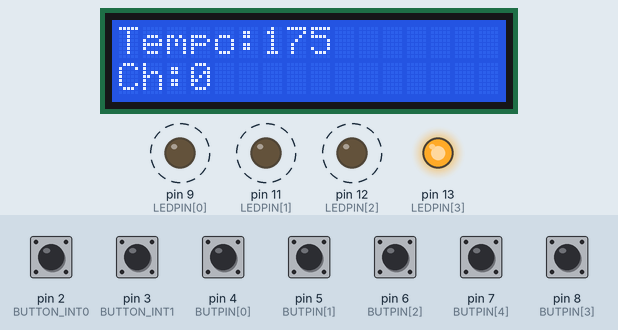
This sketch was run on a simulated Arduino Uno, built with avr-gcc and run on an emulated ATmega328P. Parts: 16×2 character LCD, output pins drawn as LEDs (lit = HIGH). Dashed ring = blinking. The inputs (shaded band) are chosen by the test bench; at power-on: pin 2 (BUTTON_INT0), pin 3 (BUTTON_INT1), pin 4 (BUTPIN[0]), pin 5 (BUTPIN[1]), pin 6 (BUTPIN[2]), pin 7 (BUTPIN[4]), pin 8 (BUTPIN[3]) HIGH. MIDI output is not drawn.

Above: at 0.69 s.
1.3 s: pin 2 (BUTTON_INT0) pulled LOW for 0.15 s
At 1.56 s:
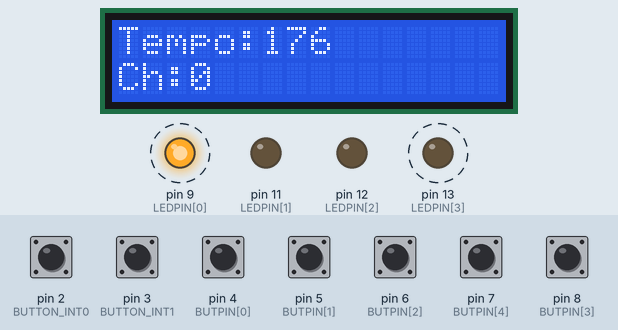
2.9 s: pin 5 (BUTPIN[1]) pulled LOW for 0.15 s
At 3.14 s:
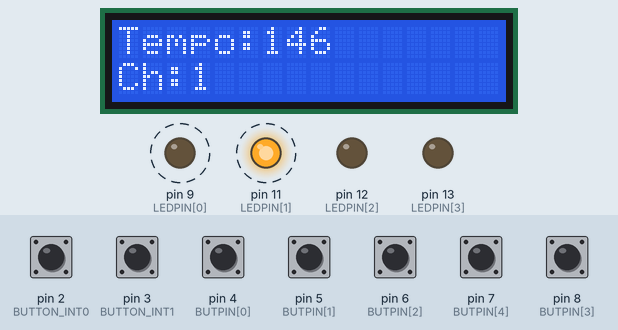
4.5 s: pin 6 (BUTPIN[2]) pulled LOW for 0.15 s
At 4.67 s:
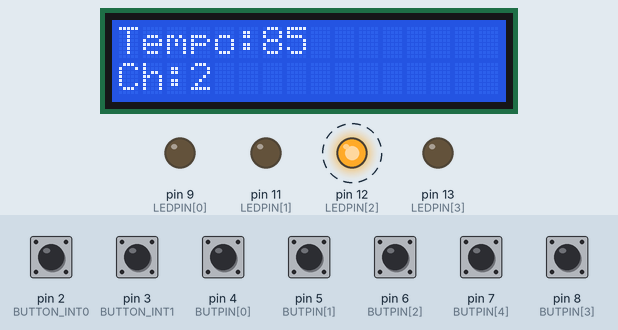
6.1 s: pin 3 (BUTTON_INT1) pulled LOW for 0.15 s
At 6.58 s:
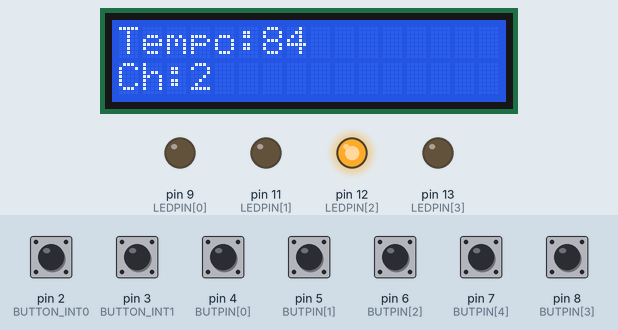
7.7 s: pin 7 (BUTPIN[4]) pulled LOW for 0.15 s
At 8.14 s:
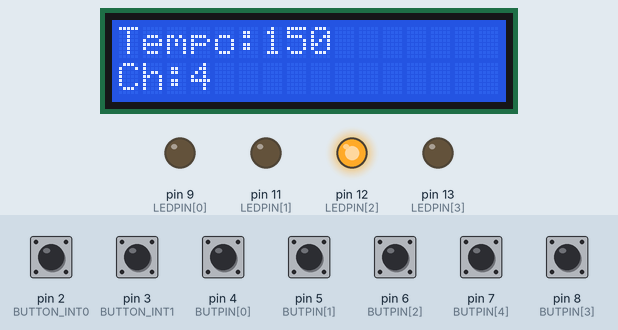
9.3 s: pin 8 (BUTPIN[3]) pulled LOW for 0.15 s
At 9.7 s:
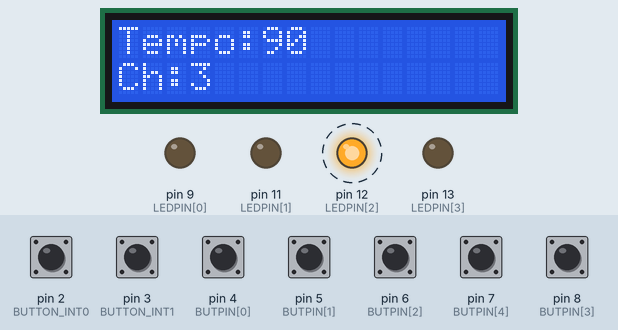
Timing chart, 0 to 13.4 s (numbered marks = the images above; inputs shaded):
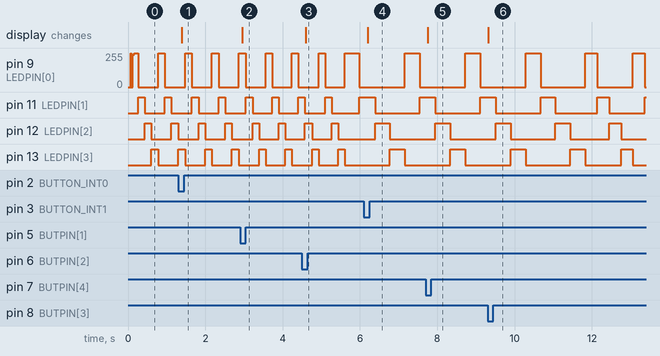

The sketch:

MIDI_DrumMachineLCD_BUTTON_BPM32beat.ino
```cpp
// Arduino MIDI Drum sequencer
// Sending MIDI messages to the host PC.
// DAW: Waveform Free
//
// Author: Tara-chang
//
// Revision History:
// Date        |    Author    |  Change
// ---------------------------------------------------
// 2021-05-09  |  Tara-chang  |  Initial Release
// 2021-05-09  |  Tara-chang  |  Added LCD and Trimpot to tempo control
// 2021-05-16  |  Tara-chang  |  Added BUTTONS to change channel
// 2021-05-19  |  Tara-chang  |  Sixteenth note available

#include <LiquidCrystal_I2C.h>
LiquidCrystal_I2C lcd(0x27, 16, 2);
#include <MIDI.h>
MIDI_CREATE_DEFAULT_INSTANCE();

#include <avr/io.h>
#include <avr/interrupt.h>

#define CRUSH 49 //C#3
#define KICK 36 //C2
#define CLAP 39 //D#2
#define SNARE 38 //D2
#define RIDE 51 //D#3
#define HITOM 50 //D3
#define MIDTOM 48 //C3
#define LOWTOM 45 //A2
#define OPHIHAT 46 //A#2
#define CLHIHAT 42//F#2

byte DRUM[] = {SNARE, KICK, CLHIHAT, OPHIHAT, CRUSH, RIDE};
byte VELOCITY[] = {127, 100, 70, 70, 60, 60};
int BPMLIST[] = {175, 146, 85, 90, 150};
const byte NUM_DRUM = sizeof(DRUM)/sizeof(DRUM[0]);

byte CHANNELS[] = {0, 1, 2, 3, 4};
byte BUTPIN[] =   {4, 5, 6, 8, 7};
byte LEDPIN[] =   {9,11,12,13};

boolean RTM0[6][8][4] = {//the number of instruments, note, beat
 //1          2         3         4         5         6         7         8
  {{0,0,0,0},{1,0,0,0},{0,0,0,0},{1,0,0,0},{0,0,0,0},{1,0,0,0},{0,0,0,0},{1,0,0,0}},//SNARE
  {{1,0,0,0},{0,0,1,0},{1,0,0,0},{0,0,1,0},{0,0,1,0},{0,0,0,0},{1,1,1,1},{0,0,0,0}},//KICK
  {{0,0,0,0},{0,0,0,0},{0,0,0,0},{0,0,0,0},{0,0,0,0},{0,0,0,0},{0,0,0,0},{0,0,0,0}},//CLHIHAT
  {{0,0,0,0},{0,0,0,0},{0,0,0,0},{0,0,0,0},{0,0,0,0},{0,0,0,0},{0,0,0,0},{0,0,0,0}},//OPHIHAT
  {{0,0,0,0},{0,0,0,0},{0,0,0,0},{0,0,0,0},{0,0,0,0},{0,0,0,0},{0,0,0,0},{0,0,0,0}},//CRUSH
  {{0,0,0,0},{0,0,0,0},{0,0,0,0},{0,0,0,0},{0,0,0,0},{0,0,0,0},{0,0,0,0},{0,0,0,0}}//RIDE
};

boolean RTM1[6][8][4] = {//the number of instruments, note, beat
 //1          2         3         4         5         6         7         8
  {{0,0,0,0},{1,0,0,0},{0,0,0,0},{1,0,0,0},{0,0,0,0},{1,0,0,0},{0,0,0,0},{1,0,0,0}},//SNARE
  {{1,0,1,0},{1,0,1,0},{1,0,1,0},{1,0,1,0},{1,0,1,0},{1,0,0,0},{1,1,1,1},{1,0,0,0}},//KICK
  {{0,0,0,0},{0,0,0,0},{0,0,0,0},{0,0,0,0},{0,0,0,0},{0,0,0,0},{0,0,0,0},{0,0,0,0}},//CLHIHAT
  {{1,0,0,0},{1,0,0,0},{1,0,0,0},{1,0,0,0},{1,0,0,0},{1,0,0,0},{1,0,0,0},{1,0,0,0}},//OPHIHAT
  {{1,0,0,0},{0,0,0,0},{0,0,0,0},{0,0,0,0},{1,0,0,0},{0,0,0,0},{0,0,0,0},{0,0,0,0}},//CRUSH
  {{0,0,0,0},{0,0,0,0},{0,0,0,0},{0,0,0,0},{0,0,0,0},{0,0,0,0},{0,0,0,0},{0,0,0,0}}//RIDE
};


boolean RTM2[6][8][4] = {//the number of instruments, note, beat
 //1          2         3         4         5         6         7         8
  {{0,0,0,0},{1,0,0,0},{0,0,0,0},{1,0,0,0},{0,0,0,0},{1,0,0,0},{0,0,0,0},{1,0,0,0}},//SNARE
  {{1,0,0,0},{0,0,1,0},{1,0,0,0},{0,0,1,0},{0,0,1,0},{0,0,0,0},{1,1,1,1},{0,0,0,0}},//KICK
  {{0,0,0,0},{0,0,0,0},{0,0,0,0},{0,0,0,0},{0,0,0,0},{0,0,0,0},{0,0,0,0},{0,0,0,0}},//CLHIHAT
  {{0,0,0,0},{0,0,0,0},{0,0,0,0},{0,0,0,0},{0,0,0,0},{0,0,0,0},{0,0,0,0},{0,0,0,0}},//OPHIHAT
  {{0,0,0,0},{0,0,0,0},{0,0,0,0},{0,0,0,0},{0,0,0,0},{0,0,0,0},{0,0,0,0},{0,0,0,0}},//CRUSH
  {{0,0,0,0},{0,0,0,0},{0,0,0,0},{0,0,0,0},{0,0,0,0},{0,0,0,0},{0,0,0,0},{0,0,0,0}}//RIDE
};

boolean RTM3[6][8][4] = {//the number of instruments, note, beat
 //1          2         3         4         5         6         7         8
  {{0,0,0,0},{1,0,0,0},{0,0,0,0},{1,0,0,0},{0,0,0,0},{1,0,0,0},{0,0,0,0},{1,0,0,0}},//SNARE
  {{1,0,0,0},{0,0,1,0},{1,0,0,0},{0,0,1,0},{0,0,1,0},{0,0,0,0},{1,1,1,1},{0,0,0,0}},//KICK
  {{0,0,0,0},{0,0,0,0},{0,0,0,0},{0,0,0,0},{0,0,0,0},{0,0,0,0},{0,0,0,0},{0,0,0,0}},//CLHIHAT
  {{0,0,0,0},{0,0,0,0},{0,0,0,0},{0,0,0,0},{0,0,0,0},{0,0,0,0},{0,0,0,0},{0,0,0,0}},//OPHIHAT
  {{0,0,0,0},{0,0,0,0},{0,0,0,0},{0,0,0,0},{0,0,0,0},{0,0,0,0},{0,0,0,0},{0,0,0,0}},//CRUSH
  {{0,0,0,0},{0,0,0,0},{0,0,0,0},{0,0,0,0},{0,0,0,0},{0,0,0,0},{0,0,0,0},{0,0,0,0}}//RIDE
};

boolean RTM4[6][8][4] = {//the number of instruments, note, beat
 //1          2         3         4         5         6         7         8
  {{0,0,0,0},{1,0,0,0},{0,0,0,0},{1,0,0,0},{0,0,0,0},{1,0,0,0},{0,0,0,0},{1,0,0,0}},//SNARE
  {{1,0,0,0},{0,0,1,0},{1,0,0,0},{0,0,1,0},{0,0,1,0},{0,0,0,0},{1,1,1,1},{0,0,0,0}},//KICK
  {{0,0,0,0},{0,0,0,0},{0,0,0,0},{0,0,0,0},{0,0,0,0},{0,0,0,0},{0,0,0,0},{0,0,0,0}},//CLHIHAT
  {{0,0,0,0},{0,0,0,0},{0,0,0,0},{0,0,0,0},{0,0,0,0},{0,0,0,0},{0,0,0,0},{0,0,0,0}},//OPHIHAT
  {{0,0,0,0},{0,0,0,0},{0,0,0,0},{0,0,0,0},{0,0,0,0},{0,0,0,0},{0,0,0,0},{0,0,0,0}},//CRUSH
  {{0,0,0,0},{0,0,0,0},{0,0,0,0},{0,0,0,0},{0,0,0,0},{0,0,0,0},{0,0,0,0},{0,0,0,0}}//RIDE
};

byte NUM_BEAT[] = {//beat = ♪数
  sizeof(RTM0[0][0])/sizeof(RTM0[0][0][0]),
  sizeof(RTM1[0][0])/sizeof(RTM1[0][0][0]),
  sizeof(RTM2[0][0])/sizeof(RTM2[0][0][0]),
  sizeof(RTM3[0][0])/sizeof(RTM3[0][0][0]),
  sizeof(RTM4[0][0])/sizeof(RTM4[0][0][0])};

byte NUM_NOTE[] = {//note = 拍数
  sizeof(RTM0[0])/sizeof(RTM0[0][0]),
  sizeof(RTM1[0])/sizeof(RTM1[0][0]),
  sizeof(RTM2[0])/sizeof(RTM2[0][0]),
  sizeof(RTM3[0])/sizeof(RTM3[0][0]),
  sizeof(RTM4[0])/sizeof(RTM4[0][0])};

byte nt = 0;
byte in = 0;
byte bt = 0;
byte i = 0;
byte BPM = 0; //X beats/60sec = 60/X sec/beat
byte interval;// = 60/double(BPM)*(4/double(NUM_BEAT))*1000; //

boolean changed = 1;

const byte NUM_CHANNELS = sizeof(CHANNELS)/sizeof(CHANNELS[0]);
const byte NUM_BUTPIN = sizeof(BUTPIN)/sizeof(BUTPIN[0]);
const byte NUM_LEDPIN = sizeof(LEDPIN)/sizeof(LEDPIN[0]);

byte NEXT_CHANNEL = 1;
byte CHANNEL = 0;
byte BUTTON_INT0 = 2;
byte BUTTON_INT1 = 3;

byte firstline;
byte secondline;
byte nowchannel;

void setup()
{
  Serial.begin(115200);
  MIDI.begin(4); //

  for (i=0;i<NUM_BUTPIN;i++){
    pinMode(BUTPIN[i], INPUT);
    digitalWrite(BUTPIN[i], HIGH);
  }
  for (i=0;i<NUM_LEDPIN;i++){
    pinMode(LEDPIN[i], OUTPUT);
    digitalWrite(LEDPIN[i], LOW);
  }

  lcd.init();
  lcd.backlight();
  lcd.clear();

  pinMode(BUTTON_INT0, INPUT);
  digitalWrite(BUTTON_INT0, HIGH);    // Enable pullup resistor
  pinMode(BUTTON_INT1, INPUT);
  digitalWrite(BUTTON_INT1, HIGH);

  EICRA |= (1 << ISC01);    // Trigger on falling edge
  EIMSK |= (1 << INT0);     // Enable external interrupt INT0 = pin2
  EICRA |= (1 << ISC11);    // Trigger on falling edge
  EIMSK |= (1 << INT1);     // Enable external interrupt INT1 = pin3
  sei();                    // Enable global interrupts

}

ISR(INT0_vect)//pin2
{
  BPMLIST[CHANNEL]++;
  changed =1;
}

ISR(INT1_vect)//pin3
{
  changed =1;
  BPMLIST[CHANNEL]--;
}


void loop(){
  for (bt = 0; bt < NUM_BEAT[CHANNEL] ; bt++){
    for (nt = 0; nt < NUM_NOTE[CHANNEL] ; nt++){
      digitalWrite(LEDPIN[nt/(NUM_NOTE[CHANNEL]/4)], HIGH);
      for (in = 0; in < NUM_DRUM; in++){

        if (GetRTM(CHANNEL, in, nt, bt)){
        MIDI.sendNoteOn(DRUM[in],VELOCITY[in],1);  // (pitch, velocity, channel)
        MIDI.sendNoteOff(DRUM[in],0,1);   //
        }
      }
      NEXT_CHANNEL = Getchannel(CHANNEL);
      if((changed)){
        LCDisplay(BPMLIST[NEXT_CHANNEL],NEXT_CHANNEL);
        changed=0;
      }
      delay(interval);
      digitalWrite(LEDPIN[nt/(NUM_NOTE[CHANNEL]/4)], LOW);
      }
  }

  CHANNEL = NEXT_CHANNEL;
  BPM = BPMLIST[NEXT_CHANNEL];
  interval = 60/double(BPM)*(4/double(NUM_BEAT[CHANNEL]))*1000;


}
byte Getchannel(byte oldchannel){
    for (i=0;i<NUM_BUTPIN;i++){
      if ((digitalRead(BUTPIN[i])==LOW)){
        nowchannel = CHANNELS[i];
        changed=1;
      }
      else{
      }
    }
    return nowchannel;
}

boolean GetRTM(byte nowchannel, byte in, byte nt, byte bt){
    if(nowchannel==0){return RTM0[in][nt][bt];}
    else if(nowchannel==1){return RTM1[in][nt][bt];}
    else if(nowchannel==2){return RTM2[in][nt][bt];}
    else if(nowchannel==3){return RTM3[in][nt][bt];}
    else if(nowchannel==4){return RTM4[in][nt][bt];}
    else{return 0;}
}

void LCDisplay(byte firstline, byte secondline){
    lcd.clear();
    lcd.setCursor(0, 0);
    lcd.print("Tempo:"+String(firstline));
    lcd.setCursor(0, 1);
    lcd.print("Ch:"+String(secondline));
}
```

Measured:
- after the input at 1.3 s, the display: changes after 0.10 s (image 1)
- after the input at 2.9 s, the display: changes after 0.06 s (image 2)
- after the input at 4.5 s, the display: changes after 0.09 s (image 3)
- after the input at 6.1 s, the display: changes after 0.10 s (image 4)
- after the input at 7.7 s, the display: changes after 0.06 s (image 5)
- after the input at 9.3 s, the display: changes at once (image 6)
- by itself, pin 12 (LEDPIN[2]): alternates HIGH for 0.39 s and LOW for 1.1 s
